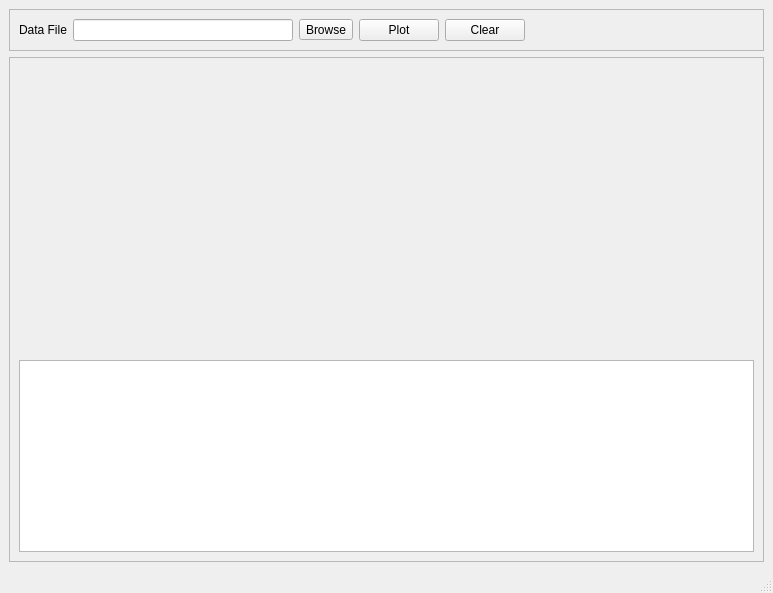
<?xml version="1.0" encoding="UTF-8"?>
<ui version="4.0">
 <class>MainWindow</class>
 <widget class="QMainWindow" name="MainWindow">
  <property name="geometry">
   <rect>
    <x>0</x>
    <y>0</y>
    <width>773</width>
    <height>593</height>
   </rect>
  </property>
  <property name="windowTitle">
   <string>MainWindow</string>
  </property>
  <widget class="QWidget" name="centralwidget">
   <layout class="QGridLayout" name="gridLayout_5">
    <item row="0" column="0">
     <widget class="QFrame" name="frame">
      <property name="frameShape">
       <enum>QFrame::StyledPanel</enum>
      </property>
      <property name="frameShadow">
       <enum>QFrame::Raised</enum>
      </property>
      <layout class="QGridLayout" name="gridLayout">
       <item row="0" column="0">
        <widget class="QLabel" name="Data_File_Label">
         <property name="text">
          <string>Data File</string>
         </property>
        </widget>
       </item>
       <item row="0" column="1">
        <widget class="QLineEdit" name="Data_File_lineEdit"/>
       </item>
       <item row="0" column="2">
        <widget class="QToolButton" name="Browse_path_Button">
         <property name="text">
          <string>Browse</string>
         </property>
        </widget>
       </item>
       <item row="0" column="3">
        <widget class="QPushButton" name="Plot_PushButton">
         <property name="text">
          <string>Plot</string>
         </property>
        </widget>
       </item>
       <item row="0" column="4">
        <widget class="QPushButton" name="Clear_PushButton">
         <property name="text">
          <string>Clear</string>
         </property>
        </widget>
       </item>
       <item row="0" column="5">
        <spacer name="horizontalSpacer_3">
         <property name="orientation">
          <enum>Qt::Horizontal</enum>
         </property>
         <property name="sizeHint" stdset="0">
          <size>
           <width>229</width>
           <height>20</height>
          </size>
         </property>
        </spacer>
       </item>
      </layout>
     </widget>
    </item>
    <item row="1" column="0">
     <widget class="QFrame" name="frame_2">
      <property name="sizePolicy">
       <sizepolicy hsizetype="Preferred" vsizetype="Preferred">
        <horstretch>0</horstretch>
        <verstretch>0</verstretch>
       </sizepolicy>
      </property>
      <property name="frameShape">
       <enum>QFrame::StyledPanel</enum>
      </property>
      <property name="frameShadow">
       <enum>QFrame::Raised</enum>
      </property>
      <layout class="QGridLayout" name="gridLayout_4">
       <item row="0" column="0">
        <widget class="PlotWidget" name="graphicsView" native="true">
         <property name="sizePolicy">
          <sizepolicy hsizetype="Preferred" vsizetype="Preferred">
           <horstretch>2</horstretch>
           <verstretch>1</verstretch>
          </sizepolicy>
         </property>
         <property name="font">
          <font>
           <weight>75</weight>
           <bold>true</bold>
          </font>
         </property>
        </widget>
       </item>
       <item row="1" column="0">
        <widget class="QTreeView" name="treeView"/>
       </item>
      </layout>
     </widget>
    </item>
   </layout>
  </widget>
  <widget class="QMenuBar" name="menubar">
   <property name="geometry">
    <rect>
     <x>0</x>
     <y>0</y>
     <width>773</width>
     <height>21</height>
    </rect>
   </property>
  </widget>
  <widget class="QStatusBar" name="statusbar"/>
 </widget>
 <customwidgets>
  <customwidget>
   <class>PlotWidget</class>
   <extends>QWidget</extends>
   <header location="global">pyqtgraph</header>
   <container>1</container>
  </customwidget>
 </customwidgets>
 <resources/>
 <connections/>
</ui>
